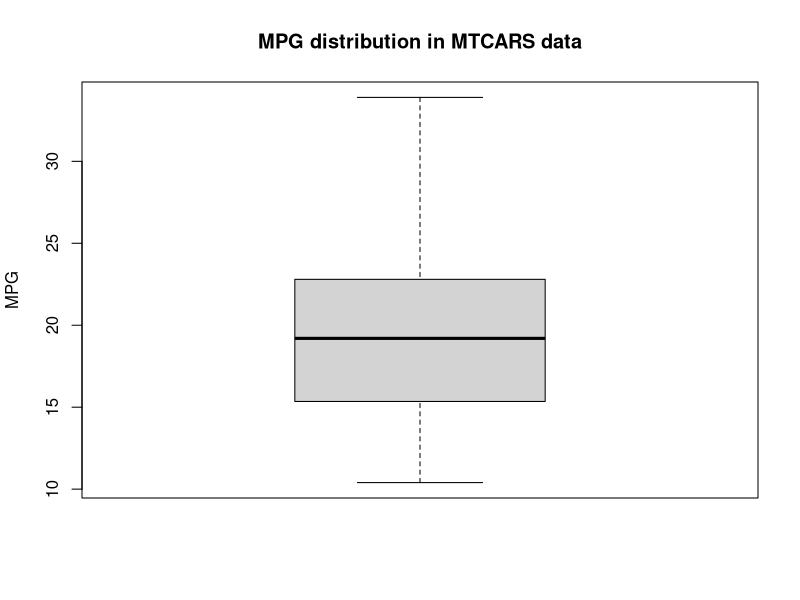
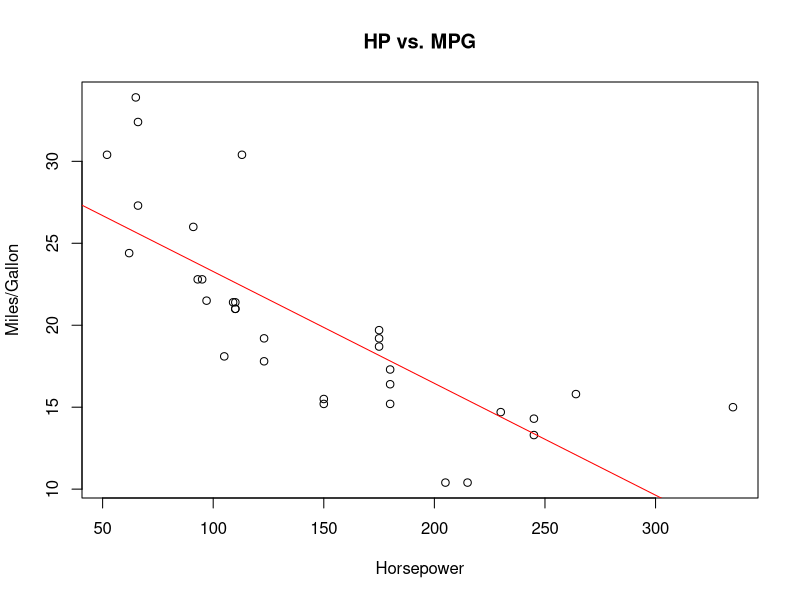

These figures' R source, in order:
## ---- chunk 1
head(mtcars)
## ---- chunk 2
str(mtcars)
## ---- chunk 3
mtcars$am <- as.factor(mtcars$am)
mtcars$cyl <- as.factor(mtcars$cyl)
mtcars$gear <- as.factor(mtcars$gear)
mtcars$carb <- as.factor(mtcars$carb)
## ---- chunk 4
summary(mtcars)
## ---- chunk 5
table(mtcars$gear)
## ---- chunk 6
table(mtcars$am, mtcars$gear)
## ---- chunk 7
boxplot(mtcars$mpg,main="MPG distribution in MTCARS data", ylab="MPG")
## ---- chunk 8
plot(mtcars$mpg ~ mtcars$hp, main= "HP vs. MPG", xlab="Horsepower",ylab="Miles/Gallon")
abline(lm(mtcars$mpg~mtcars$hp), col="red") # Add the regression line
